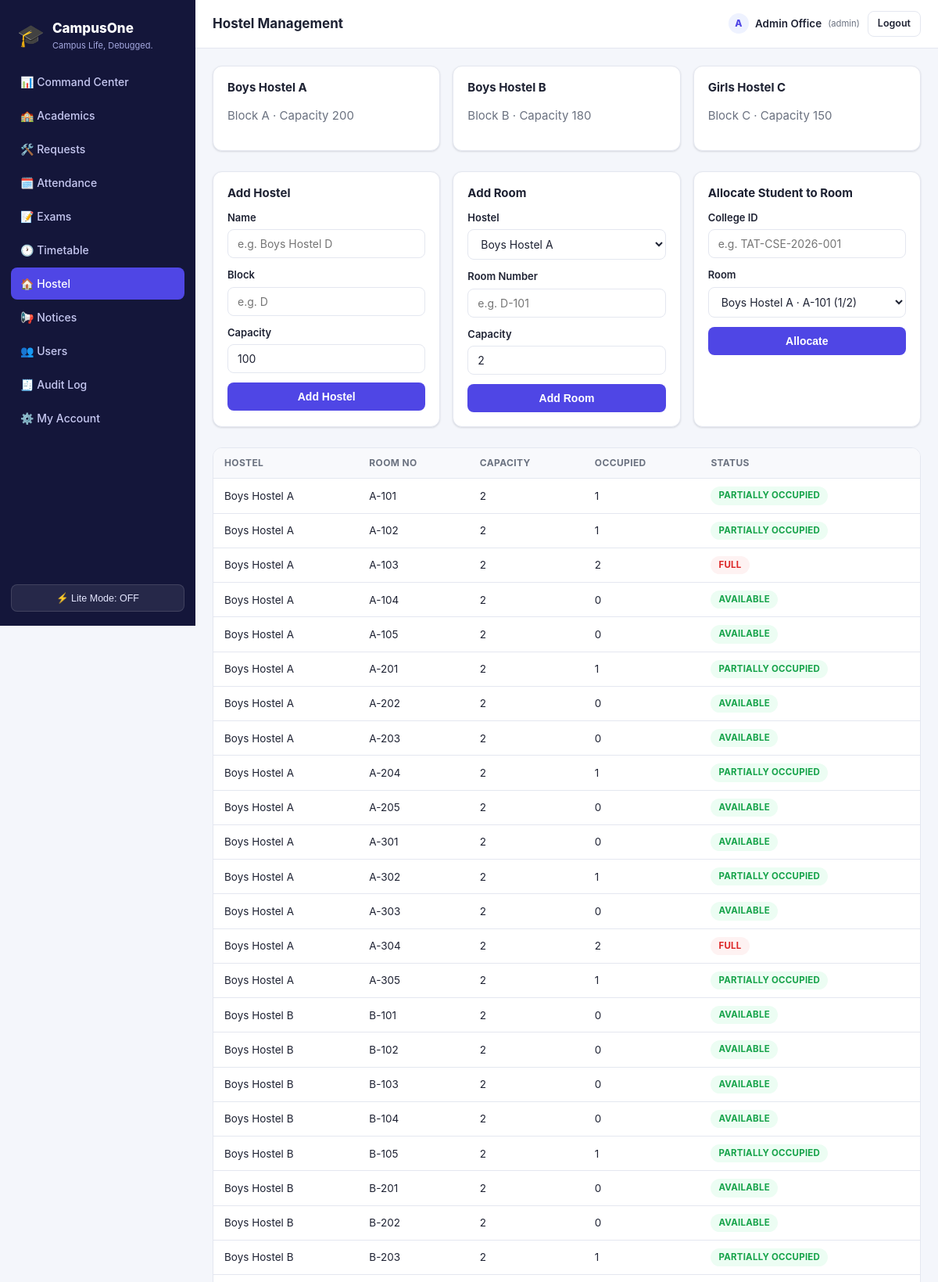
The page /admin/hostel (signed in, upper part) on the database its author committed.
### tables this page shows
CREATE TABLE hostels (
    id INTEGER PRIMARY KEY AUTOINCREMENT,
    name TEXT NOT NULL,
    block TEXT,
    warden_user_id INTEGER REFERENCES users(id),
    capacity INTEGER DEFAULT 0
);

CREATE TABLE rooms (
    id INTEGER PRIMARY KEY AUTOINCREMENT,
    hostel_id INTEGER REFERENCES hostels(id),
    room_number TEXT NOT NULL,
    capacity INTEGER DEFAULT 2,
    occupied INTEGER DEFAULT 0,
    status TEXT DEFAULT 'Available'
);

### blueprints/admin.py (the view, shortened to what this page needs)
@bp.route("/hostel", methods=["GET", "POST"])
@role_required("admin")
def hostel():
    hostels = query_db("SELECT * FROM hostels")
    rooms = query_db(
        "SELECT r.*, h.name AS hostel_name FROM rooms r JOIN hostels h ON r.hostel_id = h.id ORDER BY h.name, r.room_number"
    )
    return render_template("admin/hostel.html", hostels=hostels, rooms=rooms)

### utils/auth_utils.py (called while the page is built)
def role_required(*roles):
    def decorator(view):
        @functools.wraps(view)
        def wrapped(**kwargs):
            if session.get("user_id") is None:
                return redirect(url_for("auth.login", next=request.path))
            if session.get("role") not in roles:
                abort(403)
            return view(**kwargs)
        return wrapped
    return decorator

def gen_csrf_token():
    if "csrf_token" not in session:
        session["csrf_token"] = secrets.token_hex(16)
    return session["csrf_token"]

### utils/db.py (called while the page is built)
def get_db():
    if "db" not in g:
        g.db = sqlite3.connect(current_app.config["DATABASE"], detect_types=sqlite3.PARSE_DECLTYPES)
        g.db.row_factory = sqlite3.Row
        g.db.execute("PRAGMA foreign_keys = ON")
    return g.db

def query_db(query, args=(), one=False):
    cur = get_db().execute(query, args)
    rv = cur.fetchall()
    cur.close()
    return (rv[0] if rv else None) if one else rv

### templates/admin/hostel.html (shortened to what this page needs)
{% extends "base.html" %}
{% block page_title %}Hostel Management{% endblock %}
{% block content %}
<div class="grid grid-3 section">
  {% for h in hostels %}
  <div class="card">
    <h3>{{ h.name }}</h3>
    <p class="muted">Block {{ h.block }} · Capacity {{ h.capacity }}</p>
  </div>
  {% endfor %}
</div>
<div class="grid grid-3 section">
  <div class="card">
    <h3>Add Hostel</h3>
    <form method="post">
      <label>Name</label>
      <input type="text" name="name" required placeholder="e.g. Boys Hostel D">
      <label>Block</label>
      <input type="text" name="block" placeholder="e.g. D">
      <label>Capacity</label>
      <input type="number" name="capacity" value="100">
      <button type="submit" class="btn btn-primary btn-block" style="margin-top:12px;">Add Hostel</button>
    </form>
  </div>
  <div class="card">
    <h3>Add Room</h3>
    <form method="post">
      <label>Hostel</label>
      <select name="hostel_id" required>{% for h in hostels %}<option value="{{ h.id }}">{{ h.name }}</option>{% endfor %}</select>
      <label>Room Number</label>
      <input type="text" name="room_number" required placeholder="e.g. D-101">
      <label>Capacity</label>
      <input type="number" name="room_capacity" value="2">
      <button type="submit" class="btn btn-primary btn-block" style="margin-top:12px;">Add Room</button>
    </form>
  </div>
  <div class="card">
    <h3>Allocate Student to Room</h3>
    <form method="post" data-confirm="This will move the student out of any existing room and into the selected one. Continue?">
      <label>College ID</label>
      <input type="text" name="college_id" required placeholder="e.g. TAT-CSE-2026-001">
      <label>Room</label>
      <select name="room_id" required>
        {% for r in rooms %}
          <option value="{{ r.id }}" {% if r.occupied >= r.capacity %}disabled{% endif %}>
            {{ r.hostel_name }} · {{ r.room_number }} ({{ r.occupied }}/{{ r.capacity }}{% if r.occupied >= r.capacity %} - Full{% endif %})
          </option>
        {% endfor %}
      </select>
      <button type="submit" class="btn btn-primary btn-block" style="margin-top:12px;">Allocate</button>
    </form>
  </div>
</div>
<div class="table-wrap">
  <table>
    <thead><tr><th>Hostel</th><th>Room No</th><th>Capacity</th><th>Occupied</th><th>Status</th></tr></thead>
    <tbody>
    {% for r in rooms %}
      <tr>
        <td>{{ r.hostel_name }}</td><td>{{ r.room_number }}</td><td>{{ r.capacity }}</td><td>{{ r.occupied }}</td>
        <td><span class="badge {{ 'badge-danger' if r.occupied >= r.capacity else 'badge-success' }}">{{ r.status }}</span></td>
      </tr>
    {% else %}
      <tr><td colspan="5" class="muted">No rooms configured yet.</td></tr>
    {% endfor %}
    </tbody>
  </table>
</div>
{% endblock %}

### static/css/style.css (style rules this page uses)
:root { --bg: #f4f6fb; --surface: #ffffff; --surface-2: #f8f9fc; --border: #e4e7f0; --text: #1e2233; --text-muted: #6b7280; --primary: #4f46e5; --primary-dark: #4338ca; --primary-light: #eef2ff; --success: #16a34a; --success-bg: #ecfdf3; --warning: #d97706; --warning-bg: #fffbeb; --danger: #dc2626; --danger-bg: #fef2f2; --info: #0891b2; --info-bg: #ecfeff; --radius: 12px; --radius-sm: 8px; --shadow: 0 1px 2px rgba(16,24,40,.06), 0 1px 3px rgba(16,24,40,.08); --sidebar-w: 250px; }
* { box-sizing: border-box; }
html, body { height: 100%; }
body { margin: 0; font-family: -apple-system, BlinkMacSystemFont, "Segoe UI", Roboto, Helvetica, Arial, sans-serif; background: var(--bg); color: var(--text); font-size: 15px; line-height: 1.5; }
h1, h2, h3, h4 { margin: 0 0 .4em; font-weight: 700; line-height: 1.25; }
.muted { color: var(--text-muted); }
.grid { display: grid; gap: 16px; }
.grid-3 { grid-template-columns: repeat(3, 1fr); }
.card { background: var(--surface); border: 1px solid var(--border); border-radius: var(--radius); padding: 18px; box-shadow: var(--shadow); }
.card h3 { font-size: 15px; }
.section { margin-bottom: 26px; }
.table-wrap { overflow-x: auto; border-radius: var(--radius); border: 1px solid var(--border); background: var(--surface); }
table { width: 100%; border-collapse: collapse; font-size: 13.5px; min-width: 480px; }
th, td { text-align: left; padding: 10px 14px; border-bottom: 1px solid var(--border); white-space: nowrap; }
th { background: var(--surface-2); font-weight: 700; font-size: 12px; text-transform: uppercase; letter-spacing: .03em; color: var(--text-muted); }
.badge { display: inline-block; padding: 3px 10px; border-radius: 999px; font-size: 11.5px; font-weight: 700; text-transform: uppercase; letter-spacing: .02em; }
.badge-success { background: var(--success-bg); color: var(--success); }
.badge-danger { background: var(--danger-bg); color: var(--danger); }
.btn { display: inline-flex; align-items: center; justify-content: center; gap: 6px; padding: 9px 16px; border-radius: var(--radius-sm); font-size: 14px; font-weight: 600; border: 1px solid transparent; cursor: pointer; text-decoration: none; }
.btn-primary { background: var(--primary); color: #fff; }
.btn-block { width: 100%; }
form label { display: block; font-size: 13px; font-weight: 600; margin: 12px 0 5px; }
input, select, textarea { width: 100%; padding: 9px 12px; border: 1px solid var(--border); border-radius: var(--radius-sm); font-size: 14px; font-family: inherit; background: var(--surface); color: var(--text); }

### rows shown on the page
hostels: name "Boys Hostel A", block "A", capacity "200"
hostels: name "Boys Hostel B", block "B", capacity "180"
hostels: name "Girls Hostel C", block "C", capacity "150"
rooms: hostel_name "Boys Hostel A", room_number "A-101", capacity "2", occupied "1", status "PARTIALLY OCCUPIED"
rooms: hostel_name "Boys Hostel A", room_number "A-102", capacity "2", occupied "1", status "PARTIALLY OCCUPIED"
rooms: hostel_name "Boys Hostel A", room_number "A-103", capacity "2", occupied "2", status "FULL"
rooms: hostel_name "Boys Hostel A", room_number "A-104", capacity "2", occupied "0", status "AVAILABLE"
rooms: hostel_name "Boys Hostel A", room_number "A-105", capacity "2", occupied "0", status "AVAILABLE"
rooms: hostel_name "Boys Hostel A", room_number "A-201", capacity "2", occupied "1", status "PARTIALLY OCCUPIED"
rooms: hostel_name "Boys Hostel A", room_number "A-202", capacity "2", occupied "0", status "AVAILABLE"
rooms: hostel_name "Boys Hostel A", room_number "A-203", capacity "2", occupied "0", status "AVAILABLE"
rooms: hostel_name "Boys Hostel A", room_number "A-204", capacity "2", occupied "1", status "PARTIALLY OCCUPIED"
rooms: hostel_name "Boys Hostel A", room_number "A-205", capacity "2", occupied "0", status "AVAILABLE"
rooms: hostel_name "Boys Hostel A", room_number "A-301", capacity "2", occupied "0", status "AVAILABLE"
rooms: hostel_name "Boys Hostel A", room_number "A-302", capacity "2", occupied "1", status "PARTIALLY OCCUPIED"
rooms: hostel_name "Boys Hostel A", room_number "A-303", capacity "2", occupied "0", status "AVAILABLE"
rooms: hostel_name "Boys Hostel A", room_number "A-304", capacity "2", occupied "2", status "FULL"
rooms: hostel_name "Boys Hostel A", room_number "A-305", capacity "2", occupied "1", status "PARTIALLY OCCUPIED"
rooms: hostel_name "Boys Hostel B", room_number "B-101", capacity "2", occupied "0", status "AVAILABLE"
rooms: hostel_name "Boys Hostel B", room_number "B-102", capacity "2", occupied "0", status "AVAILABLE"
rooms: hostel_name "Boys Hostel B", room_number "B-103", capacity "2", occupied "0", status "AVAILABLE"
rooms: hostel_name "Boys Hostel B", room_number "B-104", capacity "2", occupied "0", status "AVAILABLE"
rooms: hostel_name "Boys Hostel B", room_number "B-105", capacity "2", occupied "1", status "PARTIALLY OCCUPIED"
rooms: hostel_name "Boys Hostel B", room_number "B-201", capacity "2", occupied "0", status "AVAILABLE"
rooms: hostel_name "Boys Hostel B", room_number "B-202", capacity "2", occupied "0", status "AVAILABLE"
rooms: hostel_name "Boys Hostel B", room_number "B-203", capacity "2", occupied "1", status "PARTIALLY OCCUPIED"

### other values the page prints
{{ app_name }} "CampusOne"
{{ tagline }} "Campus Life, Debugged."
{{ '🐢 Lite Mode: ON' if lite_mode else '⚡ Lite Mode: OFF' }} "⚡ Lite Mode: OFF"
{{ session.name[0]|upper }} "A"
{{ session.name }} "Admin Office"
{{ session.role }} "admin"
form field hostel_id "Boys Hostel A"
form field room_id "Boys Hostel A · A-101 (1/2)"
